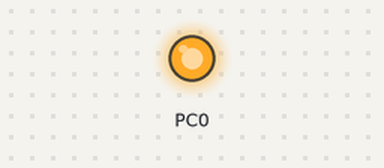
Bench run of a program on a simulated ATmega328P, built with avr-gcc and emulated at 16 MHz. On the bench: output pins drawn as LEDs (lit = HIGH).

Above: at 0.1 s.
Timing chart, 0 to 1.6 s (numbered marks = the images above):
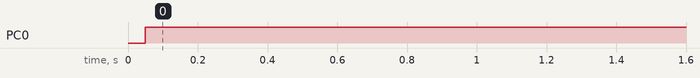

Measured:
- by itself, PC0: LOW → HIGH at 0.05 s

The program:

main.c
```c
/*
 * Timers_overflow_interrupt.c
 *
 * Created: 11-06-2022 6.00.56 PM
 * Author : Rakesh
 */

#include <avr/io.h>
#include <avr/interrupt.h>
#define F_CPU 16000000UL        // Speed of the microprocessor, in hertz (16 MHz)

void timer_init();

// global variable to count the number of overflows
volatile uint8_t overflow;
ISR(TIMER0_OVF_vect);

int main(void)
{
	// connect led to pin PC0
	DDRC = 0x01;

	// initialize timer
	timer_init();
    while (1)
    {
		// check if no. of overflows = 12
		if (overflow >= 12)  // NOTE: '>=' is used
		{
			// check if the timer count reaches 53
			if (TCNT0 >= 53)
			{
				PORTC = 0x01;    // toggles the led
				TCNT0 = 0;            // reset counter
				overflow = 0;     // reset overflow counter
			}
		}
	}
}

// initialize timer, interrupt and variable
void timer_init()
{
	// set up timer with prescaler = 256
	TCCR0B |= (1 << CS02);

	// initialize counter
	TCNT0 = 0;

	// enable overflow interrupt
	TIMSK0 |= (1 << TOIE0);

	// enable global interrupts
	sei();

	// initialize overflow counter variable
	overflow = 0;
}

// TIMER0 overflow interrupt service routine
// called whenever TCNT0 overflows
ISR(TIMER0_OVF_vect)
{
	// keep a track of number of overflows
	overflow++;
}
```
